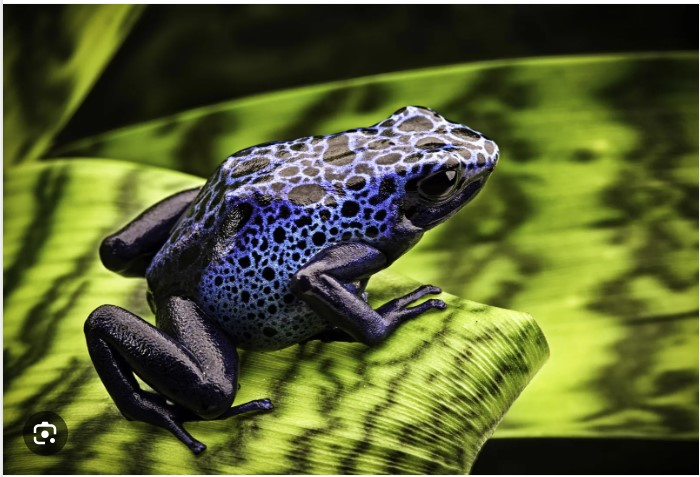
#> input picture e1_advancedDeepLearningAndComputerVIsion/d2_imageFormationAndProcessing/F1.jpg, 700 x 477 px, found by its file name
$ jupyter execute --allow-errors 'Day2 part1.ipynb'
#> lines starting #> are read from the running program, lines starting #| are printed output that depends on the picture
<a href="https://colab.research.google.com/github/toddwalters/pgaiml-python-coding-examples/blob/main/advanced-deep-learning-computer-vision/d2/Day2%20part1.ipynb" target="_parent"></a>

[cell 1]
from google.colab import drive
drive.mount('/content/drive')

[cell 2]
import cv2
import numpy as np
import matplotlib.pyplot as plt

from google.colab.patches import cv2_imshow
from matplotlib.pyplot import imshow

[cell 3]
# Command to install opencv
# !pip install opencv-python

[cell 4]
# Loading of image
# Uncomment if working in Google Colab
path = '/content/drive/MyDrive/Colab Notebooks/datasets/advDLandCV'
# Uncomment if working locally
# path = '/Users/toddwalters/Library/CloudStorage/GoogleDrive-toddw4271@gmail.com/My Drive/Colab Notebooks/datasets/advDLandCV'
image = cv2.imread(f'{path}/F1.jpg')   # BGR format
#> image is the input picture: shape (477, 700, 3); mean B, G, R 48.6, 96.6, 88.1

[cell 5]
image
# imshow(image)

[cell 6]
# get the shape
image.shape
#> Out = (477, 700, 3)
# height, width, channel

[cell 7]
height, width, channels = image.shape
#> height = 477; width = 700; channels = 3

print(f"Image dimensions: {width} x {height}")
#| Image dimensions: 700 x 477
print(f"Number of Channels: {channels}")
#| Number of Channels: 3

[cell 8]
# Read image in gray scale format
img_gray = cv2.imread('F1.jpg', cv2.IMREAD_GRAYSCALE)
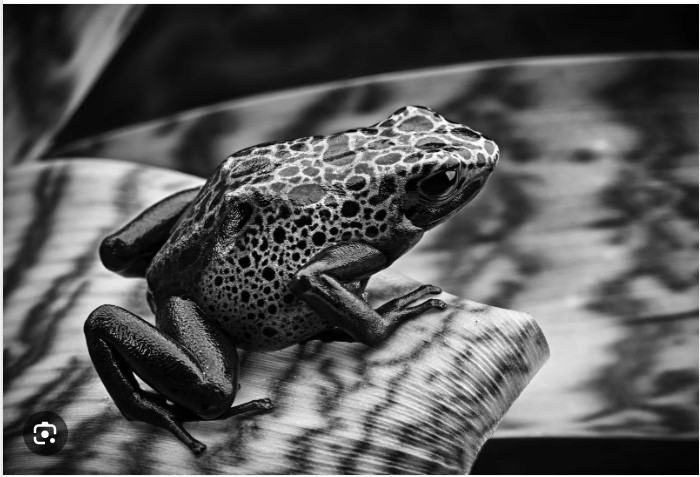
#> img_gray: shape (477, 700); min 0, max 255, mean 88.5

[cell 9]
img_gray

[cell 10]
img_gray.shape
#> Out = (477, 700)

[cell 11]
# get image in color
img_color = cv2.imread('F1.jpg', cv2.IMREAD_COLOR)

[cell 12]
img_color

[cell 13]
# Conevrt to RGB format
img_rgb = cv2.cvtColor(img_color, cv2.COLOR_BGR2RGB)

[cell 14]
img_rgb

**Resize**

[cell 15]
resized_image = cv2.resize(image, (350, 350))
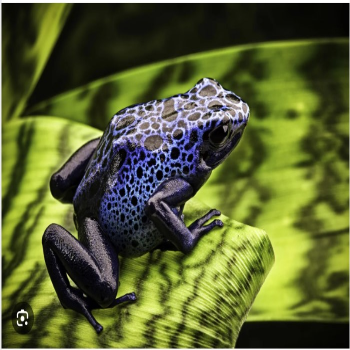
#> resized_image: shape (350, 350, 3); mean B, G, R 48.5, 96.5, 88
# (width x Height)

imshow(resized_image)
# cv2_imshow(resized_image)

**Cropping**

[cell 16]
cropped_image = resized_image[50:380,50:300]
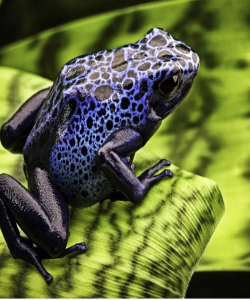
#> cropped_image: shape (300, 250, 3); mean B, G, R 58.7, 107.2, 98

cv2_imshow(cropped_image)

**Day 2**

**Blurring (Averaging)**

[cell 17]
blurred_image1 = cv2.blur(image, (3,3))
# (3,3) --> Kernel size

#> (the rest of this cell did not finish here and is left out)

[cell 18]
blurred_image2 = cv2.blur(image, (5,5))

#> (the rest of this cell did not finish here and is left out)

[cell 19]
blurred_image3 = cv2.blur(image, (20 ,20))
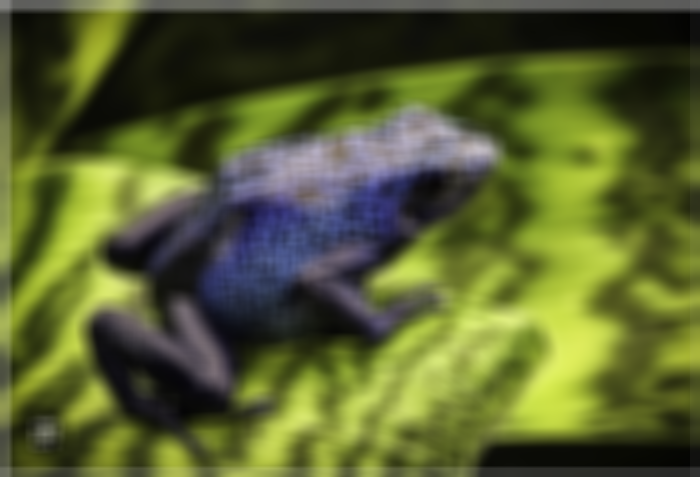
#> blurred_image3: shape (477, 700, 3); mean B, G, R 48, 96.1, 87.6

#> (the rest of this cell did not finish here and is left out)

[cell 20]
# Display both the images

plt.figure(figsize = (10,5))

plt.subplot(1,2,1)
# row, col,
plt.imshow(image)
plt.title("Original Image")

plt.subplot(1,2,2)
plt.imshow(blurred_image3)
plt.title("Blurred Image")
#> figure, not shown here; B, G, R data is drawn as R, G, B

**Median Blurring**

[cell 21]
median_blurred_image = cv2.medianBlur(image, 23)
# kernel size must be odd

cv2_imshow(median_blurred_image)

[cell 22]
median_blurred_image = cv2.medianBlur(image, 17)
# kernel size must be odd

cv2_imshow(median_blurred_image)

**Gaussian Blurring**

[cell 23]
gaussian_blurrred_image = cv2.GaussianBlur(image, (17,17),0)
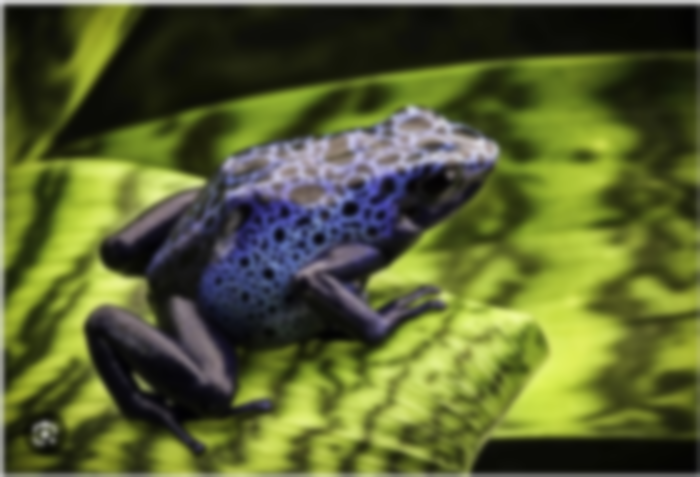
#> gaussian_blurrred_image: shape (477, 700, 3); mean B, G, R 48.2, 96.2, 87.7
# Kernel size must be odd
cv2_imshow(gaussian_blurrred_image)

**Edge Detection**

*Canny Edge detection*

*edge detection algorithm*.

[cell 24]
gray_image = cv2.cvtColor(image, cv2.COLOR_BGR2GRAY)
gray_image

[cell 25]
edges = cv2.Canny(gray_image, 150, 300)
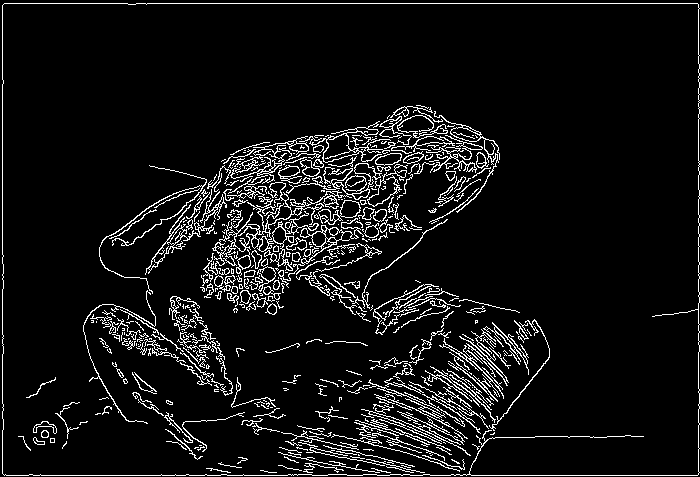
#> edges: shape (477, 700); 7.4% white in thin lines or dots
# Lower threshold, Upper threshold
cv2_imshow(edges)

[cell 26]
edges = cv2.Canny(image, 150, 270)
#> edges: shape (477, 700); 8.3% white in thin lines or dots
cv2_imshow(edges)

[cell 27]
# For Color Image
img_color_1 = cv2.imread('/content/F1.jpg', cv2.IMREAD_COLOR)

[cell 28]
img_rgb_1 = cv2.cvtColor(img_color_1, cv2.COLOR_BGR2RGB)

[cell 29]
img_rgb_1

[cell 30]
cv2_imshow(img_rgb_1)

[cell 31]
edges = cv2.Canny(img_rgb_1, 70 , 150)
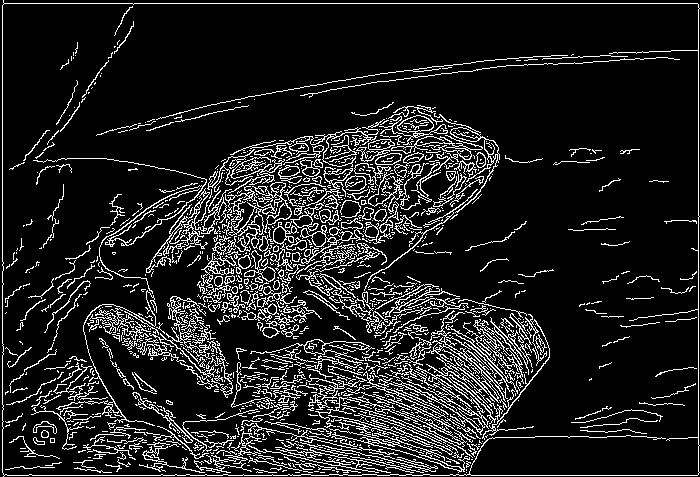
#> edges: shape (477, 700); 12.6% white in thin lines or dots
cv2_imshow(edges)

**Morphological Operations**

*Dilation*

Foreground Object growth

Original image --> Small square

Dilated image --> Bigger square

[cell 32]
kernel = np.ones((5,5), np.uint8)

dilated_image = cv2.dilate(gray_image, kernel, iterations = 1)

cv2_imshow(dilated_image)

[cell 33]
kernel = np.ones((5,5), np.uint8)

dilated_image = cv2.dilate(image, kernel, iterations = 2)
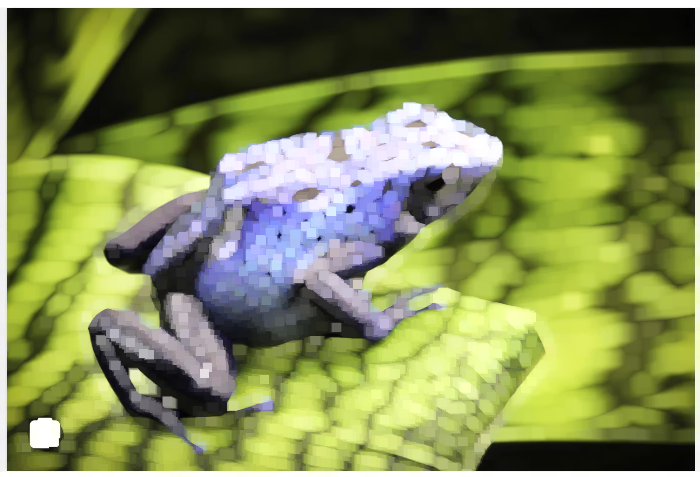
#> dilated_image: shape (477, 700, 3); mean B, G, R 85.1, 138.9, 128.9
#dilated_image = cv2.dilate(image, kernel, iterations = 1)

cv2_imshow(dilated_image)

[cell 34]
kernel = np.ones((5,5), np.uint8)

dilated_image = cv2.dilate(img_rgb_1, kernel, iterations = 4)
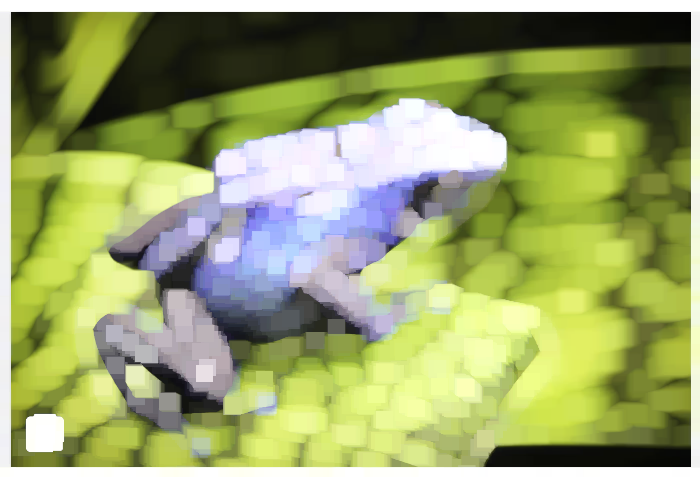
#> dilated_image: shape (477, 700, 3); mean R, G, B 152.4, 163.1, 104.8
#dilated_image = cv2.dilate(image, kernel, iterations = 1)

cv2_imshow(dilated_image)

**Erosion**

[cell 35]
eroded_image = cv2.erode(image, kernel, iterations = 3)
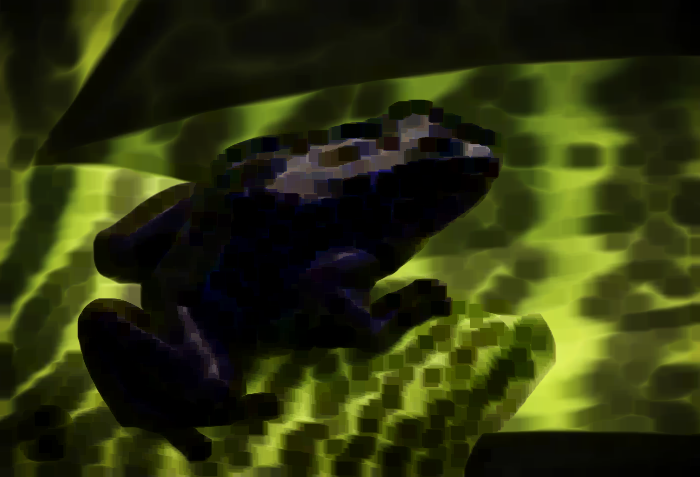
#> eroded_image: shape (477, 700, 3); mean B, G, R 14.2, 50.3, 44.5

cv2_imshow(eroded_image)

$ run again, with e1_advancedDeepLearningAndComputerVIsion/d2_imageFormationAndProcessing/lion.jpg copied over e1_advancedDeepLearningAndComputerVIsion/d2_imageFormationAndProcessing/F1.jpg
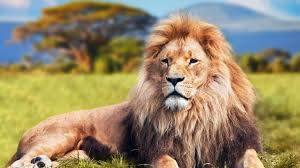
#> input picture e1_advancedDeepLearningAndComputerVIsion/d2_imageFormationAndProcessing/lion.jpg, 300 x 168 px, found by its file name
#> image is the input picture: shape (168, 300, 3); mean B, G, R 104.5, 137, 151.9
#| Image dimensions: 300 x 168
#| Number of Channels: 3
#> `edges = cv2.Canny(gray_image, 150, 300)`:
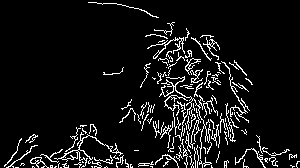
#> edges: shape (168, 300); 7.7% white in thin lines or dots
#> `eroded_image = cv2.erode(image, kernel, iterations = 3)`:
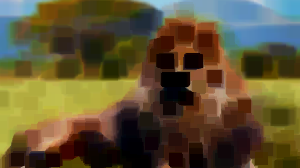
#> eroded_image: shape (168, 300, 3); mean B, G, R 51.4, 82.3, 94.1
